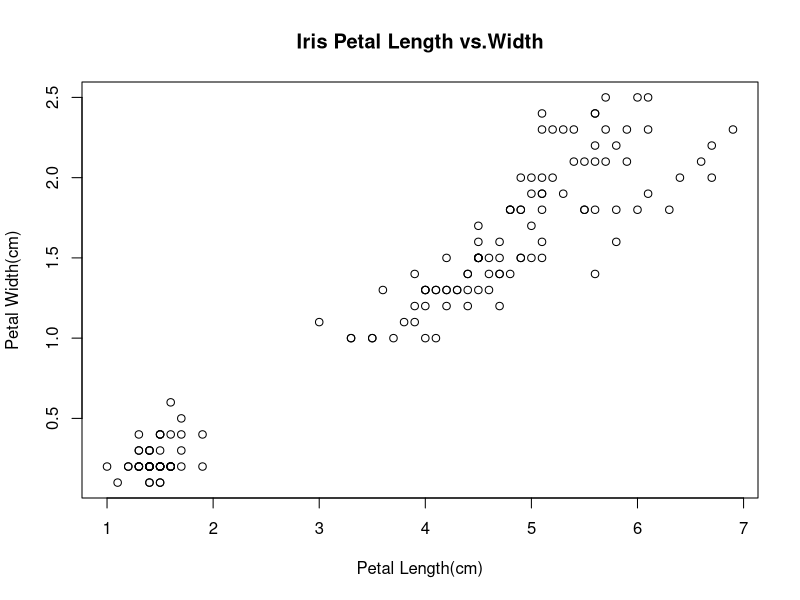
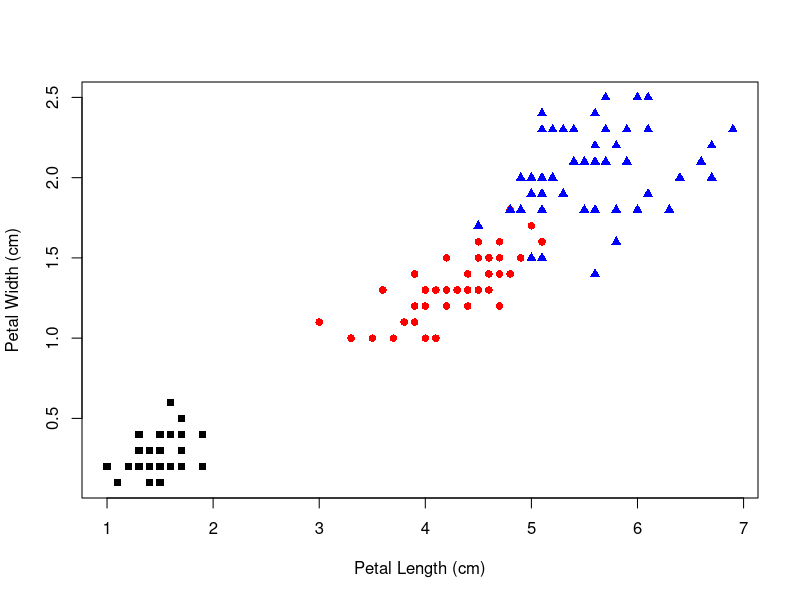

The R source for these figures, in order:
x<-"Hello World"
print(x)

data(iris)
head(iris)


plot(
  x=iris$Petal.Length,
  y=iris$Petal.Width,
  main="Iris Petal Length vs.Width",
  xlab="Petal Length(cm)",
  ylab="Petal Width(cm)"
)
model1<- lm(
  formula=Petal.Width ~ Petal.Length,
  data=iris
)

plot(Petal.Width ~ Petal.Length, col=c("black", "red", "blue")[Species], pch=(15:17)[Species], xlab="Petal Length (cm)", ylab="Petal Width (cm)", data=iris)




cor(
  x=iris$Petal.Length,
  y=iris$Petal.Width)




